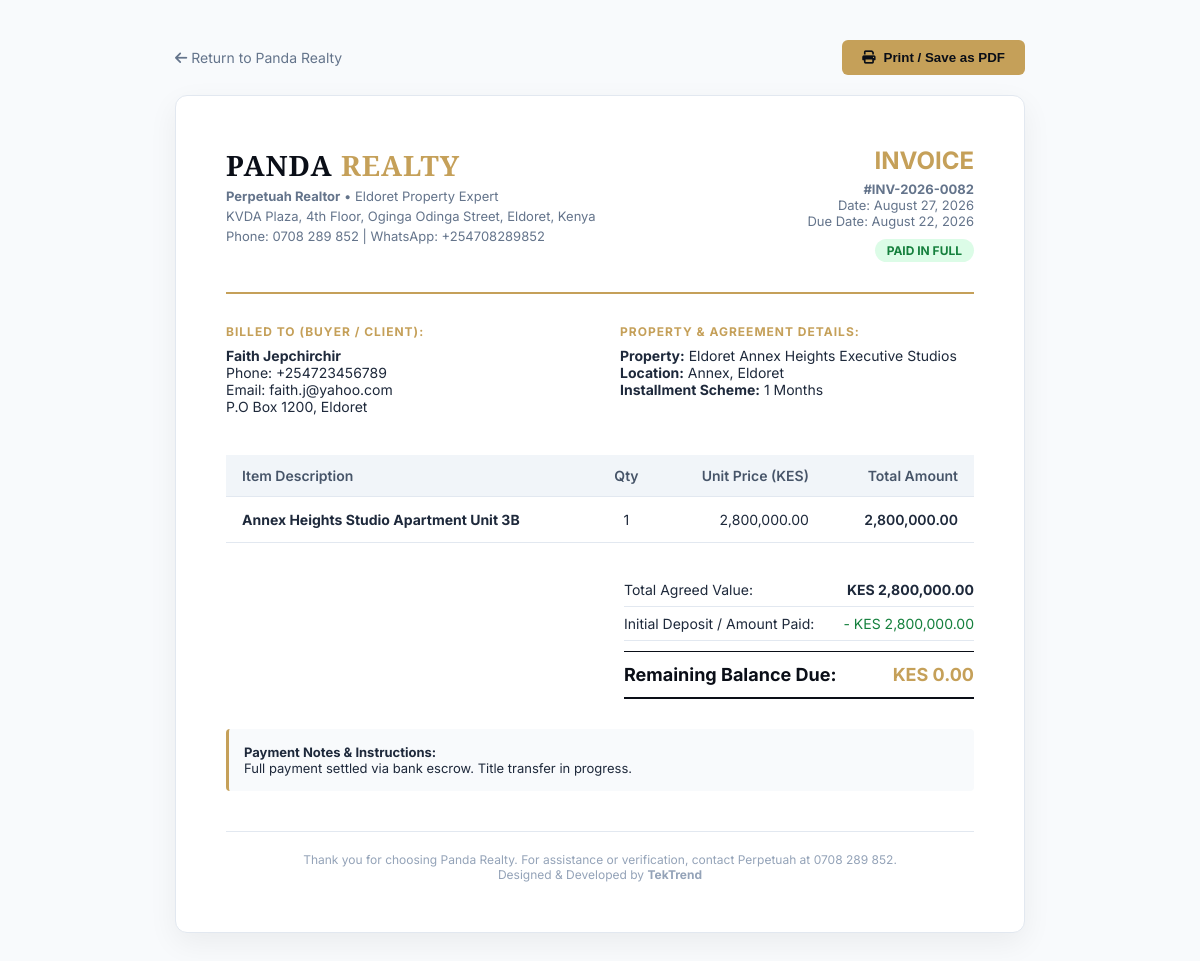
The app's page /invoice-view.php?id=2 (signed in) with its own data.
### tables this page shows
CREATE TABLE IF NOT EXISTS `app_settings` (
    `id` INT AUTO_INCREMENT PRIMARY KEY,
    `setting_key` VARCHAR(100) NOT NULL UNIQUE,
    `setting_value` TEXT NOT NULL,
    `setting_group` VARCHAR(50) DEFAULT 'general',
    `updated_at` DATETIME DEFAULT CURRENT_TIMESTAMP ON UPDATE CURRENT_TIMESTAMP
);

CREATE TABLE IF NOT EXISTS `invoices` (
    `id` INT AUTO_INCREMENT PRIMARY KEY,
    `invoice_number` VARCHAR(50) NOT NULL UNIQUE,
    `property_id` INT NULL,
    `client_name` VARCHAR(100) NOT NULL,
    `client_email` VARCHAR(150) NOT NULL,
    `client_phone` VARCHAR(30) NOT NULL,
    `client_address` VARCHAR(255) NULL,
    `currency` ENUM('KES', 'USD') DEFAULT 'KES',
    `total_amount` DECIMAL(15,2) NOT NULL,
    `amount_paid` DECIMAL(15,2) DEFAULT 0.00,
    `balance_due` DECIMAL(15,2) NOT NULL,
    `deposit_paid` DECIMAL(15,2) DEFAULT 0.00,
    `installment_months` INT DEFAULT 1,
    `monthly_installment` DECIMAL(15,2) DEFAULT 0.00,
    `due_date` DATE NOT NULL,
    `status` ENUM('unpaid', 'partially_paid', 'paid', 'overdue', 'cancelled') DEFAULT 'unpaid',
    `items_json` TEXT NULL,
    `notes` TEXT NULL,
    `created_by` INT NULL,
    `created_at` DATETIME DEFAULT CURRENT_TIMESTAMP,
    `updated_at` DATETIME DEFAULT CURRENT_TIMESTAMP ON UPDATE CURRENT_TIMESTAMP,
    FOREIGN KEY (`property_id`) REFERENCES `properties`(`id`) ON DELETE SET NULL,
    FOREIGN KEY (`created_by`) REFERENCES `users`(`id`) ON DELETE SET NULL
);

CREATE TABLE IF NOT EXISTS `properties` (
    `id` INT AUTO_INCREMENT PRIMARY KEY,
    `title` VARCHAR(255) NOT NULL,
    `slug` VARCHAR(255) NOT NULL UNIQUE,
    `type` ENUM('house', 'apartment', 'studio', 'villa', 'penthouse', 'mansion', 'land', 'commercial') NOT NULL,
    `category` ENUM('sale', 'rent') NOT NULL,
    `price_kes` DECIMAL(15,2) NOT NULL,
    `price_usd` DECIMAL(15,2) NOT NULL,
    `location` VARCHAR(255) NOT NULL,
    `address` VARCHAR(255) NOT NULL,
    `bedrooms` INT DEFAULT 0,
    `bathrooms` INT DEFAULT 0,
    `area_sqft` INT DEFAULT 0,
    `land_size` VARCHAR(100) NULL,  
    `description` TEXT NOT NULL,
    `features` TEXT NULL,  
    `images` TEXT NOT NULL,  
    `video_urls` TEXT NULL,  
    `status` ENUM('available', 'under_construction', 'sold', 'reserved') DEFAULT 'available',
    `construction_progress` INT DEFAULT 100,  
    `construction_stage` VARCHAR(100) DEFAULT 'Completed',  
    `completion_date` VARCHAR(100) NULL,
    `is_featured` TINYINT(1) DEFAULT 0,
    `is_hero_slide` TINYINT(1) DEFAULT 0,
    `installment_available` TINYINT(1) DEFAULT 1,
    `min_deposit_percent` INT DEFAULT 10,
    `max_installment_months` INT DEFAULT 24,
    `views_count` INT DEFAULT 0,
    `created_at` DATETIME DEFAULT CURRENT_TIMESTAMP,
    `updated_at` DATETIME DEFAULT CURRENT_TIMESTAMP ON UPDATE CURRENT_TIMESTAMP
);

### config/db.php (called while the page is built, shortened)
<?php
if (!function_exists('panda_load_env')) {
    function panda_load_env() {
        static $loaded = false;
        static $env_data = [];
        if ($loaded) {
            return $env_data;
        }
        $loaded = true;
        $env_file = dirname(__DIR__) . '/.env';
        if (!is_file($env_file) || !is_readable($env_file)) {
            $cpanel_env = dirname(__DIR__) . '/.env.cpanel';
            if (is_file($cpanel_env) && is_readable($cpanel_env)) {
                $env_file = $cpanel_env;
            } else {
                return $env_data;
            }
        }
        return $env_data;
    }
}
if (!function_exists('panda_env')) {
    function panda_env($key, $default = null) {
        $val = function_exists('getenv') ? @getenv($key) : false;
        return $default;
    }
}

### config/functions.php (called while the page is built, shortened)
<?php
require_once __DIR__ . '/db.php';
function get_app_base_path() {
    $configured = trim((string)panda_env('APP_BASE_PATH', '/pandareality'));
    $base_path = rtrim($configured, '/');
    return $base_path;
}
function app_path($path = '') {
    $path = ltrim((string)$path, '/');
    $base_path = get_app_base_path();
    return $base_path === '' ? '/' . $path : $base_path . '/' . $path;
}
function db_escape($string) {
    $conn = get_db_connection();
    return mysqli_real_escape_string($conn, (string)$string);
}
function get_setting($key, $default = '') {
    $conn = get_db_connection();
    $key = db_escape($key);
    $res = mysqli_query($conn, "SELECT setting_value FROM app_settings WHERE setting_key = '$key' LIMIT 1");
    if ($res && $row = mysqli_fetch_assoc($res)) {
        return $row['setting_value'];
    }
    return $default;
}

### config/settings.php (called while the page is built, shortened)
<?php
require_once __DIR__ . '/functions.php';
$contact_phone       = get_setting('contact_phone', '0708 289 852');
$contact_address     = get_setting('contact_address', 'KVDA Plaza, 4th Floor, Oginga Odinga Street, Eldoret, Kenya');
$whatsapp_number     = get_setting('whatsapp_number', '254708289852');

### invoice-view.php (the view, shortened to what this page needs)
<?php
require_once __DIR__ . '/config/settings.php';
$invoice_id = (int)($_GET['id'] ?? 0);
$inv_num = clean_input($_GET['inv'] ?? '');
$conn = get_db_connection();
if ($invoice_id > 0) {
    $res = mysqli_query($conn, "SELECT i.*, p.title as property_title, p.location as property_location FROM invoices i LEFT JOIN properties p ON i.property_id = p.id WHERE i.id = $invoice_id LIMIT 1");
} elseif (!empty($inv_num)) {
    $num_safe = db_escape($inv_num);
    $res = mysqli_query($conn, "SELECT i.*, p.title as property_title, p.location as property_location FROM invoices i LEFT JOIN properties p ON i.property_id = p.id WHERE i.invoice_number = '$num_safe' LIMIT 1");
} else {
    die("Invalid invoice request.");
}
$inv = mysqli_fetch_assoc($res);
$items = json_decode($inv['items_json'] ?? '[]', true);
?>
<!DOCTYPE html>
<html lang="en">
<head>
    <link rel="stylesheet" href="https://cdnjs.cloudflare.com/ajax/libs/font-awesome/6.4.0/css/all.min.css">
</head>
<body>
    <div class="no-print">
        <a href="<?= htmlspecialchars(app_path('index')) ?>" style="color: #64748b; text-decoration: none; font-size: 14px;"><i class="fas fa-arrow-left"></i> Return to Panda Realty</a>
        <button type="button" class="btn-print" onclick="window.print()">
            <i class="fas fa-print"></i> Print / Save as PDF
        </button>
    </div>
    <div class="invoice-wrapper">
        <div class="inv-header">
            <div class="inv-brand">
                <h1>PANDA <span style="color: var(--accent);">REALTY</span></h1>
                <p><strong>Perpetuah Realtor</strong> • Eldoret Property Expert</p>
                <p><?= htmlspecialchars($contact_address) ?></p>
                <p>Phone: <?= htmlspecialchars($contact_phone) ?> | WhatsApp: +<?= htmlspecialchars($whatsapp_number) ?></p>
            </div>
            <div class="inv-meta">
                <h2>INVOICE</h2>
                <p><strong>#<?= htmlspecialchars($inv['invoice_number']) ?></strong></p>
                <p>Date: <?= date('F d, Y', strtotime($inv['created_at'])) ?></p>
                <p>Due Date: <?= date('F d, Y', strtotime($inv['due_date'])) ?></p>
                <div style="margin-top: 10px;">
                    <?php if ($inv['status'] === 'paid'): ?>
                        <span class="inv-badge badge-paid">PAID IN FULL</span>
                    <?php elseif ($inv['status'] === 'partially_paid'): ?>
                        <span class="inv-badge badge-partial">PARTIALLY PAID</span>
                    <?php else: ?>
                        <span class="inv-badge badge-unpaid">UNPAID</span>
                    <?php endif; ?>
                </div>
            </div>
        </div>
        <div class="inv-addresses">
            <div>
                <h4>Billed To (Buyer / Client):</h4>
                <p><strong><?= htmlspecialchars($inv['client_name']) ?></strong></p>
                <p>Phone: <?= htmlspecialchars($inv['client_phone']) ?></p>
                <p>Email: <?= htmlspecialchars($inv['client_email']) ?></p>
                <?php if (!empty($inv['client_address'])): ?>
                    <p><?= htmlspecialchars($inv['client_address']) ?></p>
                <?php endif; ?>
            </div>
            <div>
                <h4>Property & Agreement Details:</h4>
                <p><strong>Property:</strong> <?= htmlspecialchars($inv['property_title'] ?: 'Eldoret Property') ?></p>
                <p><strong>Location:</strong> <?= htmlspecialchars($inv['property_location'] ?: 'Eldoret, Kenya') ?></p>
                <p><strong>Installment Scheme:</strong> <?= (int)$inv['installment_months'] ?> Months</p>
            </div>
        </div>
        <table class="inv-table">
            <thead>
                <tr>
                    <th>Item Description</th>
                    <th style="text-align: center;">Qty</th>
                    <th style="text-align: right;">Unit Price (<?= $inv['currency'] ?>)</th>
                    <th style="text-align: right;">Total Amount</th>
                </tr>
            </thead>
            <tbody>
                <?php foreach ($items as $it):
                    $qty = $it['quantity'] ?? 1;
                    $amt = (float)($it['amount'] ?? 0);
                    $sub = $amt * $qty;
                ?>
                    <tr>
                        <td><strong><?= htmlspecialchars($it['description']) ?></strong></td>
                        <td style="text-align: center;"><?= $qty ?></td>
                        <td style="text-align: right;"><?= number_format($amt, 2) ?></td>
                        <td style="text-align: right; font-weight: 600;"><?= number_format($sub, 2) ?></td>
                    </tr>
                <?php endforeach; ?>
            </tbody>
        </table>
        <div class="inv-totals">
            <div class="total-row">
                <span>Total Agreed Value:</span>
                <span><strong><?= $inv['currency'] ?> <?= number_format($inv['total_amount'], 2) ?></strong></span>
            </div>
            <div class="total-row">
                <span>Initial Deposit / Amount Paid:</span>
                <span style="color: #15803d;">- <?= $inv['currency'] ?> <?= number_format($inv['amount_paid'], 2) ?></span>
            </div>
            <div class="total-row grand">
                <span>Remaining Balance Due:</span>
                <span style="color: var(--accent);"><?= $inv['currency'] ?> <?= number_format($inv['balance_due'], 2) ?></span>
            </div>
        </div>
        <?php if (!empty($inv['notes'])): ?>
            <div style="margin-top: 30px; padding: 15px; background: #f8fafc; border-left: 3px solid var(--accent); font-size: 13px; border-radius: 4px;">
                <strong>Payment Notes & Instructions:</strong><br>
                <?= nl2br(htmlspecialchars($inv['notes'])) ?>
            </div>
        <?php endif; ?>
        <div style="margin-top: 40px; text-align: center; font-size: 12px; color: #94a3b8; border-top: 1px solid var(--border); padding-top: 20px;">
            Thank you for choosing Panda Realty. For assistance or verification, contact Perpetuah at 0708 289 852.<br>
            Designed & Developed by <strong>TekTrend</strong>
        </div>
    </div>
</body>
</html>

### invoice-view.php (style rules this page uses)
:root { --primary: #0a0e17; --accent: #c5a059; --border: #e2e8f0; }
* { box-sizing: border-box; margin: 0; padding: 0; }
body { font-family: 'Inter', sans-serif; background: #f8fafc; color: #1e293b; padding: 40px 20px; }
.invoice-wrapper { max-width: 850px; margin: 0 auto; background: white; border: 1px solid var(--border); border-radius: 12px; padding: 50px; box-shadow: 0 10px 30px rgba(0,0,0,0.06); }
.inv-header { display: flex; justify-content: space-between; align-items: flex-start; border-bottom: 2px solid var(--accent); padding-bottom: 30px; margin-bottom: 30px; }
.inv-brand h1 { font-family: 'Playfair Display', serif; font-size: 28px; letter-spacing: 1px; color: var(--primary); }
.inv-brand p { font-size: 13px; color: #64748b; margin-top: 4px; }
.inv-meta { text-align: right; }
.inv-meta h2 { font-size: 24px; color: var(--accent); font-weight: 700; margin-bottom: 6px; }
.inv-meta p { font-size: 13px; color: #64748b; }
.inv-addresses { display: grid; grid-template-columns: 1fr 1fr; gap: 40px; margin-bottom: 40px; font-size: 14px; }
.inv-addresses h4 { font-size: 12px; text-transform: uppercase; letter-spacing: 1px; color: var(--accent); margin-bottom: 8px; }
.inv-table { width: 100%; border-collapse: collapse; margin-bottom: 30px; font-size: 14px; }
.inv-table th { background: #f1f5f9; padding: 12px 16px; text-align: left; font-weight: 600; color: #475569; border-bottom: 1px solid var(--border); }
.inv-table td { padding: 14px 16px; border-bottom: 1px solid var(--border); }
.inv-totals { margin-left: auto; max-width: 350px; font-size: 14px; }
.total-row { display: flex; justify-content: space-between; padding: 8px 0; border-bottom: 1px solid var(--border); }
.total-row.grand { font-size: 18px; font-weight: 700; color: var(--primary); border-bottom: 2px solid var(--primary); border-top: 1px solid var(--primary); margin-top: 10px; padding: 12px 0; }
.inv-badge { display: inline-block; padding: 4px 12px; border-radius: 20px; font-size: 12px; font-weight: 700; text-transform: uppercase; }
.badge-paid { background: #dcfce7; color: #15803d; }
.no-print { max-width: 850px; margin: 0 auto 20px; display: flex; justify-content: space-between; align-items: center; }
.btn-print { background: var(--accent); color: var(--primary); padding: 10px 20px; border-radius: 6px; font-weight: 600; text-decoration: none; display: inline-flex; align-items: center; gap: 8px; cursor: pointer; border: none; }

### records on screen
app_settings: setting_value "KVDA Plaza, 4th Floor, Oginga Odinga Street, Eldoret, Kenya"
app_settings: setting_value "0708 289 852"
app_settings: setting_value "254708289852"
invoices: invoice_number "INV-2026-0082", created_at "August 27, 2026", due_date "August 22, 2026", client_name "Faith Jepchirchir", client_phone "+254723456789", client_email "faith.j@yahoo.com", client_address "P.O Box 1200, Eldoret", property.title "Eldoret Annex Heights Executive Studios", property.location "Annex, Eldoret", installment_months "1", currency "KES", total_amount "2,800,000.00", amount_paid "2,800,000.00", balance_due "0.00", notes "Full payment settled via bank escrow. Title transfer in progress."

### other values on screen
$it['description'] "Annex Heights Studio Apartment Unit 3B"
$qty "1"
$amt "2,800,000.00"
$sub "2,800,000.00"
